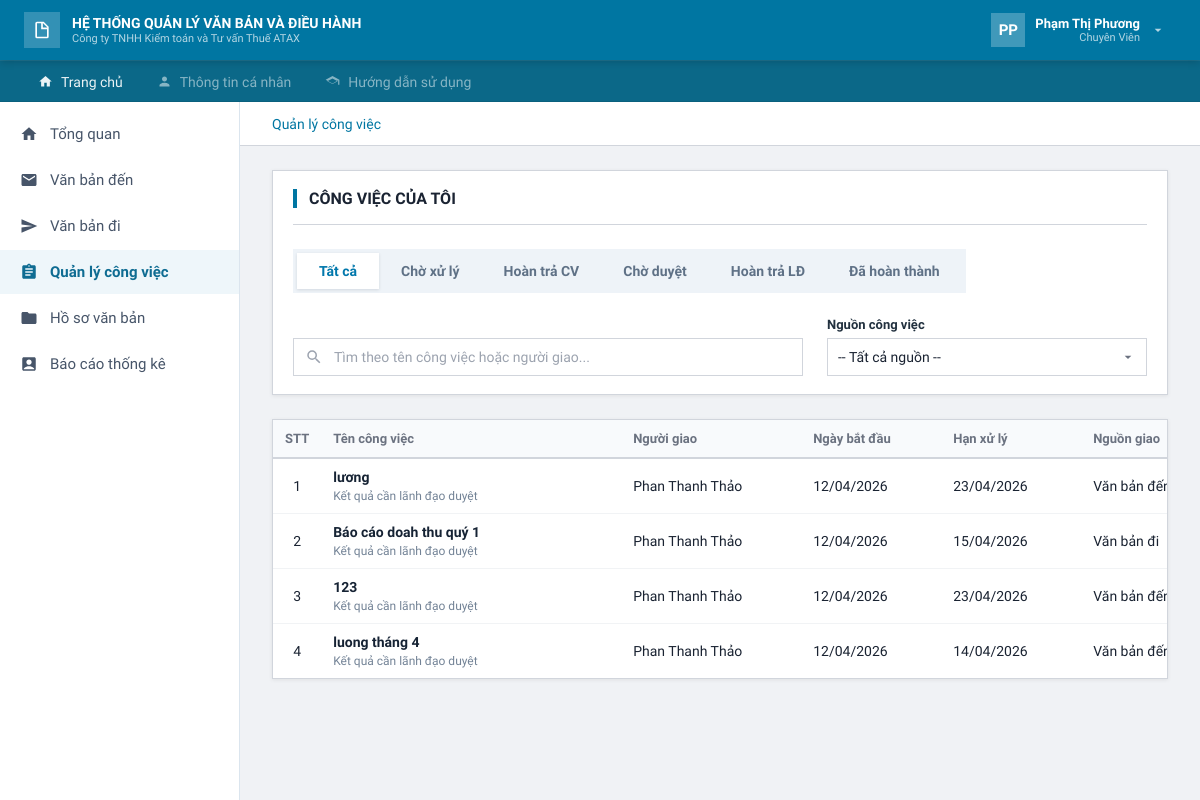
The page /xu-ly-cong-viec.html (signed in) on the database its author committed.
### apps/accounts/models.py (models this page shows, shortened)
class Customer(AbstractUser):
    class Role(models.TextChoices):
        ADMIN = "ADMIN", "Quản trị hệ thống"
        LANH_DAO = "LANH_DAO", "Lãnh đạo"
        VAN_THU = "VAN_THU", "Văn thư"
        CHUYEN_VIEN = "CHUYEN_VIEN", "Chuyên viên"
    ROLE_PERMISSION_MAP = {
        Role.ADMIN: "access_admin_area",
        Role.LANH_DAO: "access_lanh_dao_area",
        Role.VAN_THU: "access_van_thu_area",
        Role.CHUYEN_VIEN: "access_chuyen_vien_area",
    }
    ROLE_CORE_CHUC_VU_MAP = {
        Role.ADMIN: "Quản Trị Hệ Thống",
        Role.LANH_DAO: "Lãnh Đạo",
        Role.VAN_THU: "Văn Thư",
        Role.CHUYEN_VIEN: "Chuyên Viên",
    }
    email = models.EmailField("Email",unique=True)
    ho_va_ten = models.CharField("Họ và tên",max_length=255)
    chuc_vu = models.CharField("Chức vụ",max_length=255,blank=True)
    sdt = models.CharField("Số điện thoại",max_length=20,blank=True)
    role = models.CharField("Vai trò",max_length=20,choices=Role.choices, default=Role.CHUYEN_VIEN)
    chi_nhanh = models.ForeignKey("core.ChiNhanh",on_delete=models.SET_NULL,null=True,blank=True,related_name="users",verbose_name="Chi nhánh")
    phong_ban = models.ForeignKey("core.PhongBan",on_delete=models.SET_NULL,null=True,blank=True,related_name="users",verbose_name="Phòng ban")
    REQUIRED_FIELDS = ["email","ho_va_ten"]
    class Meta:
        verbose_name = "Người dùng"
        verbose_name_plural = "Người dùng"
        permissions = [
            ("access_admin_area", "Có thể vào khu vực quản trị hệ thống"),
            ("access_lanh_dao_area", "Có thể vào khu vực lãnh đạo"),
            ("access_van_thu_area", "Có thể vào khu vực văn thư"),
            ("access_chuyen_vien_area", "Có thể vào khu vực chuyên viên"),
            ("manage_users", "Có thể quản lý người dùng"),
            ("manage_departments", "Có thể quản lý chi nhánh và phòng ban"),
            ("view_reports", "Có thể xem báo cáo thống kê"),
            ("present_incoming_document", "Có thể trình văn bản đến"),
            ("edit_incoming_document", "Có thể chỉnh sửa văn bản đến"),
            ("delete_incoming_document", "Có thể xóa văn bản đến"),
            ("return_incoming_document", "Có thể hoàn trả văn bản đến"),
            ("forward_document", "Có thể chuyển tiếp văn bản"),
            ("draft_outgoing_document", "Có thể soạn thảo văn bản đi"),
            ("edit_outgoing_document", "Có thể chỉnh sửa văn bản đi"),
            ("delete_outgoing_document", "Có thể xóa văn bản đi"),
            ("approve_outgoing_document", "Có thể phê duyệt văn bản đi"),
            ("return_outgoing_document", "Có thể hoàn trả văn bản đi"),
            ("issue_outgoing_document", "Có thể ban hành văn bản đi"),
            ("assign_task", "Có thể giao việc"),
            ("edit_task", "Có thể chỉnh sửa công việc"),
            ("delete_task", "Có thể xóa công việc"),
            ("approve_task", "Có thể duyệt công việc"),
            ("return_task", "Có thể hoàn trả công việc"),
            ("process_task", "Có thể xử lý công việc"),
            ("update_task_result", "Có thể cập nhật xử lý công việc"),
            ("manage_records", "Có thể quản lý hồ sơ văn bản"),
            ("add_document_to_record", "Có thể thêm văn bản vào hồ sơ"),
            ("remove_document_from_record", "Có thể xóa văn bản khỏi hồ sơ"),
        ]
    @property
    def display_name(self):
        return (self.ho_va_ten or self.get_full_name() or self.username).strip()
    @property
    def display_role(self):
        return (self.chuc_vu or self.get_role_display()).strip()
    @property
    def initials(self):
        parts = [part for part in self.display_name.split() if part]
        if len(parts) >= 2:
            return f"{parts[0][0]}{parts[-1][0]}".upper()
        if parts:
            return parts[0][:2].upper()
        return self.username[:2].upper()
    def has_role(self, *roles):
        return self.is_superuser or self.role in roles
    @property
    def core_profile(self):
        try:
            return self.nguoi_dung_core
        except ObjectDoesNotExist:
            return self.sync_core_profile()

### apps/core/models.py (models this page shows, shortened)
class CongViec(models.Model):
    class NguonGiao(models.TextChoices):
        VAN_BAN_DEN = "Văn bản đến", "Văn bản đến"
        VAN_BAN_DI = "Văn bản đi", "Văn bản đi"
    class TrangThai(models.TextChoices):
        CHO_XU_LY = "Chờ xử lý", "Chờ xử lý"
        DA_HOAN_THANH = "Đã hoàn thành", "Đã hoàn thành"
        HOAN_TRA_CV = "Hoàn trả_CV", "Hoàn trả CV"
        HOAN_TRA_LD = "Hoàn trả_LĐ", "Hoàn trả LĐ"
        CHO_DUYET = "Chờ duyệt", "Chờ duyệt"
    cong_viec_id = models.AutoField(primary_key=True)
    van_ban = models.ForeignKey(
        "core.VanBan",
        on_delete=models.CASCADE,
        db_column="van_ban_id",
        null=True,
        blank=True,
    )
    ten_cong_viec = models.CharField(max_length=255, null=False)
    noi_dung_cong_viec = models.TextField(null=False)
    nguon_giao = models.CharField(
        max_length=255,
        null=True,
        blank=True,
        choices=NguonGiao.choices,
    )
    trang_thai = models.CharField(
        max_length=255,
        null=False,
        choices=TrangThai.choices,
        default=TrangThai.CHO_XU_LY,
    )
    ngay_bat_dau = models.DateField(null=False)
    han_xu_ly = models.DateTimeField(null=False)
    ngay_cap_nhat_giao_viec = models.DateField(default=timezone.now)
    last_activity = models.DateTimeField(auto_now=True)
    ghi_chu = models.TextField(null=True, blank=True)
    ket_qua_xu_ly = models.TextField(null=True, blank=True)
    ngay_xu_ly = models.DateField(default=timezone.now)
    yeu_cau_phe_duyet = models.BooleanField(default=True)
    nguoi_giao = models.ForeignKey(
        "core.NguoiDung",
        on_delete=models.CASCADE,
        db_column="nguoi_giao_id",
        null=False,
        related_name="+",
    )
    nguoi_thuc_hien = models.ForeignKey(
        "core.NguoiDung",
        on_delete=models.CASCADE,
        db_column="nguoi_thuc_hien_id",
        null=False,
        related_name="+",
    )
    class Meta:
        db_table = "CongViec"

class NguoiDung(models.Model):
    class ChucVu(models.TextChoices):
        QUAN_TRI = "Quản Trị Hệ Thống", "Quản Trị Hệ Thống"
        LANH_DAO = "Lãnh Đạo", "Lãnh Đạo"
        CHUYEN_VIEN = "Chuyên Viên", "Chuyên Viên"
        VAN_THU = "Văn Thư", "Văn Thư"
    CHUC_VU_CHOICES = ChucVu.choices
    nguoi_dung_id = models.AutoField(primary_key=True)
    tai_khoan = models.OneToOneField(
        settings.AUTH_USER_MODEL,
        on_delete=models.SET_NULL,
        db_column="tai_khoan_id",
        null=True,
        blank=True,
        related_name="nguoi_dung_core",
    )
    phong_ban = models.ForeignKey(
        "core.PhongBan",
        on_delete=models.SET_NULL,
        db_column="phong_ban_id",
        null=True,
        blank=True,
    )
    ho_va_ten = models.CharField(max_length=255, null=False)
    chuc_vu = models.CharField(
        max_length=255,
        null=False,
        choices=CHUC_VU_CHOICES,
    )
    email = models.EmailField(null=False, unique=True)
    sdt = models.CharField(max_length=50, null=True, blank=True)
    class Meta:
        db_table = "NguoiDung"

### apps/quanlycongviec/views.py (the view)
# urls.py: path("xu-ly-cong-viec.html", xu_ly_cong_viec, name="xu_ly_cong_viec"),
@login_required
@role_required(Customer.Role.CHUYEN_VIEN)
def xu_ly_cong_viec(request):
    tasks = _task_queryset().filter(nguoi_thuc_hien=request.user.core_profile).order_by("-last_activity")
    context = {
        "tasks": tasks,
        "status_choices": CongViec.TrangThai.choices,
    }
    return render(request, "quanlycongviec/cong-viec-cua-toi.html", context)

### apps/templates/quanlycongviec/cong-viec-cua-toi.html (shortened to what this page needs)
{% extends "base.html" %}
{% block breadcrumb %}
<a href="{% url 'quanlycongviec:xu_ly_cong_viec' %}">Quản lý công việc</a>
{% endblock %}
{% block content %}
<div class="filter-card" style="margin-bottom: 24px;">
    <div style="display:flex; justify-content:space-between; align-items:center;">
        <h3 class="my-task-card-title">Công việc của tôi</h3>
    </div>
    <hr style="border:none; border-top:1px solid var(--border-color); margin:16px 0 24px 0;">
    <div style="margin-bottom: 24px;">
        <div class="my-task-filter-tabs" id="filterTabs">
            <button type="button" class="my-task-filter-tab active" data-status="">Tất cả</button>
            <button type="button" class="my-task-filter-tab" data-status="Chờ xử lý">Chờ xử lý</button>
            <button type="button" class="my-task-filter-tab" data-status="Hoàn trả_CV">Hoàn trả CV</button>
            <button type="button" class="my-task-filter-tab" data-status="Chờ duyệt">Chờ duyệt</button>
            <button type="button" class="my-task-filter-tab" data-status="Hoàn trả_LĐ">Hoàn trả LĐ</button>
            <button type="button" class="my-task-filter-tab" data-status="Đã hoàn thành">Đã hoàn thành</button>
        </div>
    </div>
    <div style="display:grid; grid-template-columns: 1fr 320px; gap:24px; align-items:end;">
        <div class="search-input-wrap" style="position:relative;">
            <input id="keywordInput" type="text" class="form-control"
                placeholder="Tìm theo tên công việc hoặc người giao..."
                style="padding-left:40px; width:100%; font-size:14px; padding-top:10px; padding-bottom:10px;">
        </div>
        <div>
            <label style="font-weight:700; font-size:13px; margin-bottom:6px; display:block; color:#22313f;">Nguồn công việc</label>
            <select id="sourceInput" class="form-control" style="font-size:14px; padding:10px;">
                <option value="">-- Tất cả nguồn --</option>
            </select>
        </div>
    </div>
</div>
<div class="table-container">
    <div style="overflow-x:auto;">
        <table class="data-table">
            <thead style="background:#F8FAFC;">
                <tr>
                    <th class="text-center" style="width:72px;">STT</th>
                    <th style="min-width:300px;">Tên công việc</th>
                    <th style="min-width:180px;">Người giao</th>
                    <th style="min-width:140px;">Ngày bắt đầu</th>
                    <th style="min-width:140px;">Hạn xử lý</th>
                    <th style="min-width:160px;">Nguồn giao</th>
                </tr>
            </thead>
            <tbody id="taskBody">
                {% for task in tasks %}
                <tr class="my-task-row" data-id="{{ task.pk }}" data-status="{{ task.trang_thai }}" data-source="{{ task.nguon_giao|default:'' }}">
                    <td class="text-center">{{ forloop.counter }}</td>
                    <td>
                        <span class="my-task-name">{{ task.ten_cong_viec }}</span>
                        {% if task.yeu_cau_phe_duyet %}
                        <div class="my-task-subnote">Kết quả cần lãnh đạo duyệt</div>
                        {% endif %}
                    </td>
                    <td>{{ task.nguoi_giao.ho_va_ten }}</td>
                    <td>{{ task.ngay_bat_dau|date:"d/m/Y" }}</td>
                    <td>{{ task.han_xu_ly|date:"d/m/Y" }}</td>
                    <td>{{ task.nguon_giao|default:"-" }}</td>
                </tr>
                {% empty %}
                <tr>
                    <td colspan="7" class="my-task-empty">Bạn chưa có công việc nào.</td>
                </tr>
                {% endfor %}
            </tbody>
        </table>
    </div>
</div>
{% endblock %}

### apps/templates/base.html (shortened to what this page needs)
<!DOCTYPE html>
<html lang="vi">
<head>
    {% load static %}
    <link rel="stylesheet" href="{% static 'assets/css/style.css' %}">
</head>
<body>
<div class="app-layout">
    <header class="app-header">
        <div class="header-brand">
            <div class="header-brand-icon">
                <svg width="20" height="20" viewBox="0 0 24 24">
                    <path d="M14 2H6a2 2 0 0 0-2 2v16a2 2 0 0 0 2 2h12a2 2 0 0 0 2-2V8l-6-6zm-1 1.5L18.5 9H13V3.5zM6 20V4h5v7h7v9H6z"/>
                </svg>
            </div>
            <div class="header-brand-text">
                <h1>HỆ THỐNG QUẢN LÝ VĂN BẢN VÀ ĐIỀU HÀNH</h1>
                <p>Công ty TNHH Kiểm toán và Tư vấn Thuế ATAX</p>
            </div>
        </div>
        <div class="header-user" id="headerUserBtn">
            <div class="header-avatar" id="headerAvatar">
                {{ shell_user.initials|default:"ND" }}
            </div>
            <div class="header-user-info">
                <div class="user-name" id="headerUserName">
                    {{ shell_user.display_name|default:"Người dùng" }}
                </div>
                <div class="user-role" id="headerUserRole">
                    {{ shell_user.role_display|default:"Vai trò" }}
                </div>
            </div>
            <svg width="16" height="16" viewBox="0 0 24 24" fill="rgba(255,255,255,0.7)">
                <path d="M7 10l5 5 5-5H7z"/>
            </svg>
        </div>
    </header>
    <nav class="header-nav">
        <div class="header-nav-list">
            {% for item in top_menu_items %}
                <a
                    href="{{ item.href }}"
                    class="header-nav-link{% if item.active %} active{% endif %}{% if not item.is_enabled %} is-disabled{% endif %}"
                    {% if not item.is_enabled %}onclick="return false;" aria-disabled="true" title="{{ item.help_text }}"{% endif %}
                >
                    <svg width="15" height="15" viewBox="0 0 24 24">
                        <path d="{{ item.icon_path }}"/>
                    </svg>
                    {{ item.label }}
                </a>
            {% endfor %}
        </div>
    </nav>
    <div class="app-body">
        <aside class="app-sidebar">
            <nav class="sidebar-nav">
                {% for item in sidebar_menu_items %}
                    <div class="sidebar-nav-item">
                        <a
                            href="{{ item.href }}"
                            class="sidebar-nav-link{% if item.active %} active{% endif %}{% if not item.is_enabled %} is-disabled{% endif %}"
                        >
                            <svg width="18" height="18" viewBox="0 0 24 24">
                                <path d="{{ item.icon_path }}"/>
                            </svg>
                            {{ item.label }}
                        </a>
                    </div>
                {% endfor %}
            </nav>
        </aside>
        <main class="app-content">
            <div class="breadcrumb-bar">
                {% block breadcrumb %}{% endblock %}
            </div>
            {% block page_wrapper %}
                <div class="page-main">
                    {% block content %}{% endblock %}
                </div>
            {% endblock %}
        </main>
    </div>
</div>
</body>
</html>

### rows shown on the page
Customer: display_name "Phạm Thị Phương", role_display "Chuyên Viên"
CongViec: ten_cong_viec "lương", yeu_cau_phe_duyet "Kết quả cần lãnh đạo duyệt", nguoi_giao.ho_va_ten "Phan Thanh Thảo", ngay_bat_dau "12/04/2026", han_xu_ly "23/04/2026", nguon_giao "Văn bản…"
CongViec: ten_cong_viec "Báo cáo doah thu quý 1", yeu_cau_phe_duyet "Kết quả cần lãnh đạo duyệt", nguoi_giao.ho_va_ten "Phan Thanh Thảo", ngay_bat_dau "12/04/2026", han_xu_ly "15/04/2026", nguon_giao "Văn bản đi"
CongViec: ten_cong_viec "123", yeu_cau_phe_duyet "Kết quả cần lãnh đạo duyệt", nguoi_giao.ho_va_ten "Phan Thanh Thảo", ngay_bat_dau "12/04/2026", han_xu_ly "23/04/2026", nguon_giao "Văn bản…"
CongViec: ten_cong_viec "luong tháng 4", yeu_cau_phe_duyet "Kết quả cần lãnh đạo duyệt", nguoi_giao.ho_va_ten "Phan Thanh Thảo", ngay_bat_dau "12/04/2026", han_xu_ly "14/04/2026", nguon_giao "Văn bản…"

### other values the page prints
{{ shell_user.initials|default:"ND" }} "PP"
{{ item.label }} "Trang chủ" "Thông tin cá nhân" "Hướng dẫn sử dụng"
{{ item.label }} "Tổng quan" "Văn bản đến" "Văn bản đi" "Quản lý công việc" "Hồ sơ văn bản" "Báo cáo thống kê"
